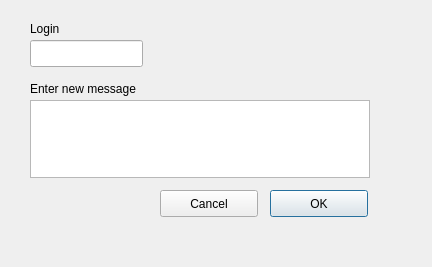
<?xml version="1.0" encoding="UTF-8"?>
<ui version="4.0">
 <class>ChangeMessage</class>
 <widget class="QDialog" name="ChangeMessage">
  <property name="geometry">
   <rect>
    <x>0</x>
    <y>0</y>
    <width>432</width>
    <height>267</height>
   </rect>
  </property>
  <property name="windowTitle">
   <string>Message</string>
  </property>
  <widget class="QPlainTextEdit" name="message">
   <property name="geometry">
    <rect>
     <x>30</x>
     <y>100</y>
     <width>340</width>
     <height>78</height>
    </rect>
   </property>
  </widget>
  <widget class="QLabel" name="lbl">
   <property name="geometry">
    <rect>
     <x>30</x>
     <y>80</y>
     <width>141</width>
     <height>17</height>
    </rect>
   </property>
   <property name="text">
    <string>Enter new message</string>
   </property>
  </widget>
  <widget class="QPushButton" name="btnOk">
   <property name="geometry">
    <rect>
     <x>270</x>
     <y>190</y>
     <width>98</width>
     <height>27</height>
    </rect>
   </property>
   <property name="text">
    <string>OK</string>
   </property>
  </widget>
  <widget class="QPushButton" name="btnCancel">
   <property name="geometry">
    <rect>
     <x>160</x>
     <y>190</y>
     <width>98</width>
     <height>27</height>
    </rect>
   </property>
   <property name="text">
    <string>Cancel</string>
   </property>
  </widget>
  <widget class="QLineEdit" name="login">
   <property name="geometry">
    <rect>
     <x>30</x>
     <y>40</y>
     <width>113</width>
     <height>27</height>
    </rect>
   </property>
  </widget>
  <widget class="QLabel" name="lblLogin">
   <property name="geometry">
    <rect>
     <x>30</x>
     <y>20</y>
     <width>67</width>
     <height>17</height>
    </rect>
   </property>
   <property name="text">
    <string>Login</string>
   </property>
  </widget>
 </widget>
 <resources/>
 <connections/>
</ui>
